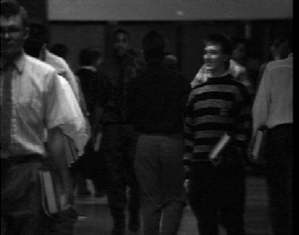
//> input picture unit_1/images/HistEqual.bmp, 299 x 235 px
$ ./detection ../unit_1/images/HistEqual.bmp   (built with g++ and OpenCV 4)
//> lines starting //> are read from the running program, lines starting //| are printed output that depends on the picture; after the words box and inside, x2 and y2 are one past the last pixel; in counts of white or black regions, pixels touching at a corner belong together
//> further down, img_color is the input picture: 235 rows x 299 cols, CV_8UC3; mean B, G, R 33.7, 33.7, 33.7
### 02_detection/wall.hpp
#ifndef WALL_H
#define WALL_H

#include <opencv2/opencv.hpp>

cv::Mat wall(cv::Mat &img, uchar color);

#endif

### 02_detection/pca.hpp
#ifndef PCA_H
#define PCA_H

#include <utility>
#include <cmath>
#include <opencv2/core/mat.hpp>

#include "moment.hpp"

std::pair<double, double> eigen(cv::Mat &img, uchar color);
std::pair<double, double> sm_ax_len(std::pair<double, double> evals);

#endif

### 02_detection/moment.hpp
#ifndef MOMENT_H
#define MOMENT_H

#include <opencv2/opencv.hpp>
#include <cmath>

double moment(cv::Mat &region, uchar color, uint8_t p, uint8_t q);
double central_moment(cv::Mat &region, uchar color, uint8_t p, uint8_t q);


#endif

### 02_detection/region.hpp
#ifndef REGION_H
#define REGION_H

#include <utility>
#include <cmath>
#include <opencv2/core/mat.hpp>

#include "moment.hpp"
#include "pca.hpp"


typedef struct {
    uchar color;
    cv::Point2i centroid;
    cv::SparseMat m;
    cv::SparseMat u;
    std::pair<double, double> eigen;
    double dir;
    double ecc;
} region;


std::vector<region> image_analysis(cv::Mat &img);
region analyze_region(cv::Mat &img, uchar color);
cv::SparseMat moments(cv::Mat &region, uchar color);
cv::SparseMat central_moments(cv::Mat &region, uchar color);
cv::SparseMat central_moments(cv::Mat &region, uchar color, cv::Point2f cen);
void print_region_info(region r);

#endif

### 02_detection/connected_components.hpp
#ifndef CONNCOM_H
#define CONNCOM_H

#include <opencv2/core/mat.hpp>
#include <cstdint>

size_t cc_floodfill(cv::Mat &input, cv::Mat &output);
size_t cc_union(cv::Mat &input, cv::Mat &output);

#endif

### 02_detection/pxfuncs/pixelfuncs.hpp
#ifndef PIXELFUNCS_H
#define PIXELFUNCS_H

#include <opencv2/core/mat.hpp>
#include <opencv2/core/types.hpp>
#include <cstdint>

/*
    performs histogram equalization on an image

    notes:
        could benefit from use of the Mat.setTo() function. Changing
        an array of pixels in parallel might be worth the overhead of
        storing a matrix of pixels with that value (pdf would be as
        big as the original image at minimum to store all the indices)
 */
void histeq(cv::Mat &img);

/*
    Floodfill
*/
void floodfill(cv::Mat &img, cv::Point2i &seed, uchar fill_color);
void floodfill(cv::Mat &img_in, cv::Mat &img_out, cv::Point2i &seed, uchar fill_color);

/*
    Thresholding
*/
unsigned char ridler_calvard(cv::Mat &img);
void simple_thresh(cv::Mat &img, unsigned char t);
void double_thresh(cv::Mat &img, cv::Mat &d_thr);

/*
    Morphological operations
*/
void erosion(cv::Mat &img, cv::Mat &img_out, bool b8);
void dilation(cv::Mat &img, cv::Mat &img_out, bool b8);

#endif

### 02_detection/pxfuncs/thresholding.cpp
#include "pixelfuncs.hpp"

#include <opencv2/opencv.hpp>

unsigned char ridler_calvard(cv::Mat &img) {
    uint32_t pdf[256] = {};
    // calculate pdf
    cv::MatConstIterator_<uchar> iter_end = img.end<uchar>();
    cv::MatIterator_<uchar> iter = img.begin<uchar>();
    for(; iter != iter_end; iter++) {
        pdf[*iter]++;
    }
//> after the loop, pdf = 256 values, max 6385 at index 8, min 0 at index 12, mean 274.5

    // prep m_0 & m_1
    uint32_t m_0[256] = {};
    uint32_t m_1[256] = {};
    m_0[0] = pdf[0];
//> m_0 = 256 values, max 1360 at index 0, min 0 at index 1, mean 5.31
    m_1[0] = 1;
    for(size_t i = 1; i < 256; i++) {
        m_0[i] = m_0[i-1] + pdf[i];
        m_1[i] = m_1[i-1] + pdf[i]*i;
    }
//> after the loop, m_0 = 256 values from 1360 to 70265; m_1 = 256 values from 1 to 2368106

    float t = 127, t_old = 0;
    float u_bg, u_fg;
    for (size_t i = 0; i < 100; i++) {
        t_old = t;
        u_bg = m_1[(size_t) t] / (float) m_0[(size_t)t];
        u_fg = (m_1[255] - m_1[(size_t)t]) / (float)(m_0[255] - m_0[(size_t)t]);
        t = (u_fg + u_bg) / 2.0;
        if (t - t_old < 0.1 && t - t_old > -0.1) {
            return t;
        }
    }
//> this loop made 10 passes
//> (t_old, u_bg, u_fg, t) on passes 2 to 10: (98.39, 27.23, 147.3, 87.27), (87.27, 25.65, 130.9, 78.3), (78.3, 23.66, 116.8, 70.24), (70.24, 21.8, 107.2, 64.5), (64.5, 20.37, 101, 60.68), (60.68, 19.29, 96.68, 57.99), (57.99, 18.72, 94.41, 56.57), (56.57, 18.35, 93.01, 55.68), (55.68, 18.35, 93.01, 55.68)
//> (u_bg, u_fg, t) on pass 1: (29.02, 167.8, 98.39)
    return t;
}

void simple_thresh(cv::Mat &img, unsigned char t) {
    cv::MatConstIterator_<uchar> iter_end = img.end<uchar>();
    cv::MatIterator_<uchar> iter = img.begin<uchar>();
    for(; iter != iter_end; iter++) {
        if (*iter <= t) {
            *iter = (unsigned char) 0;
        } else {
            *iter = (unsigned char) 255;
        }
    }
}

void double_thresh(cv::Mat &img, cv::Mat &d_thr) {
    unsigned char t = ridler_calvard(img);
//> t = 55
    #define t_range 0.7
    unsigned char t_lo = t * t_range;
//> t_lo = 38
    unsigned char t_hi = (1/t_range) * t;
//> t_hi = 78
    cv::Mat img_lo = img.clone();
    cv::Mat img_hi = img.clone();
    simple_thresh(img_lo, t_lo);
//> after the loop in simple_thresh, `for(; iter != iter_end; iter++)`:
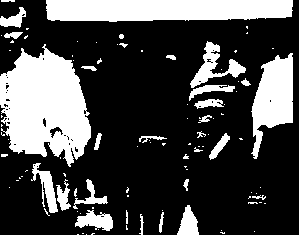
//> img: 235 rows x 299 cols, CV_8UC1; 28.1% white; 103 white regions (73 under 20 px), largest, box (x1, y1, x2, y2) and area: (0, 44, 91, 167) 7500, (46, 0, 293, 22) 4923, (251, 53, 293, 159) 2577
    simple_thresh(img_hi, t_hi);
//> call 2 of simple_thresh, with t = 78
//> after the loop in simple_thresh (call 2), `for(; iter != iter_end; iter++)`:
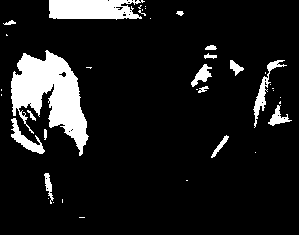
//> img: 235 rows x 299 cols, CV_8UC1; 10.8% white; 39 white regions (23 under 20 px), largest, box (x1, y1, x2, y2) and area: (11, 50, 89, 156) 4105, (49, 0, 145, 20) 1583, (253, 60, 287, 128) 422

    // floodfills
    cv::MatConstIterator_<uchar> iter_end = img_hi.end<uchar>();
    cv::MatIterator_<uchar> iter = img_hi.begin<uchar>();
    cv::Point2i q;
    for(; iter != iter_end; iter++) {
        if (*iter == 255) {
            q = iter.pos();
            floodfill(img_lo, d_thr, q, 255);
        }
    }
//> this loop made 70265 passes
//> q on passes 50 to 61: Point(49, 0), Point(50, 0), Point(51, 0), Point(52, 0), Point(53, 0), Point(54, 0), Point(55, 0), Point(56, 0), Point(57, 0), Point(58, 0), Point(59, 0), Point(60, 0)
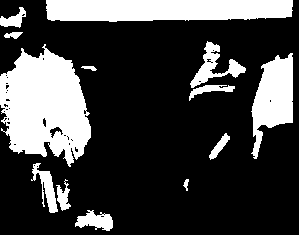
//> d_thr: 235 rows x 299 cols, CV_8UC1; 25.6% white; 13 white regions, largest, box (x1, y1, x2, y2) and area: (0, 44, 91, 167) 7500, (46, 0, 293, 22) 4923, (251, 53, 293, 159) 2577
}

### 02_detection/pxfuncs/morpho.cpp
#include "pixelfuncs.hpp"

void erosion(cv::Mat &img_in, cv::Mat &img_out, bool b8) {
//> called with b8 = true
    // consider taking the SE as an input
    cv::Point2i center(0,0), up(0,-1), down(0,1), left(-1,0), right(1,0);
    std::vector<cv::Point2i> se = {center, up, down, left, right};
    if(b8) {
        se.push_back(up + left);
        se.push_back(up + right);
        se.push_back(down + left);
        se.push_back(down + right);
    }

    cv::MatConstIterator_<uchar> iter_end = img_in.end<uchar>();
    cv::MatConstIterator_<uchar> iter = img_in.begin<uchar>();
    cv::Point2i n;
    for(; iter != iter_end; iter++) {
        img_out.at<uchar>(iter.pos()) = 255;
        for (int i = 0; i < se.size(); i++) {
            n = iter.pos() + se[i];
            if (n.x < 0 || n.y < 0) {
                    continue;
            }
            if (img_in.at<uchar>(n) != 255) {
                img_out.at<uchar>(iter.pos()) = 0;
                break;
            }
        }
    }
//> this loop made 70265 passes
//> n on passes 1 to 3: Point(0, 0), Point(1, 0), Point(2, 0)
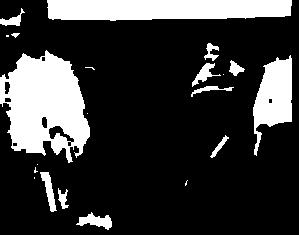
//> img_out: 235 rows x 299 cols, CV_8UC1; 21.6% white; 21 white regions (8 under 20 px), largest, box (x1, y1, x2, y2) and area: (0, 50, 90, 163) 6598, (47, 0, 292, 21) 4620, (253, 55, 292, 156) 2224
//> after the loop, n = Point(298, 234)
}

void dilation(cv::Mat &img_in, cv::Mat &img_out, bool b8) {
//> called with b8 = true
    // consider taking the SE as an input
    cv::Point2i center(0,0), up(0,-1), down(0,1), left(-1,0), right(1,0);
    std::vector<cv::Point2i> se = {center, up, down, left, right};
    if(b8) {
        se.push_back(up + left);
        se.push_back(up + right);
        se.push_back(down + left);
        se.push_back(down + right);
    }

    cv::MatConstIterator_<uchar> iter_end = img_in.end<uchar>();
    cv::MatConstIterator_<uchar> iter = img_in.begin<uchar>();
    cv::Point2i n;
    for(; iter != iter_end; iter++) {
        img_out.at<uchar>(iter.pos()) = 0;
        for (int i = 0; i < se.size(); i++) {
            n = iter.pos() + se[i];
            if (n.x < 0 || n.y < 0) {
                    continue;
            }
            if (img_in.at<uchar>(n) == 255) {
                img_out.at<uchar>(iter.pos()) = 255;
                break;
            }
        }
    }
//> this loop made 70265 passes
//> n on passes 1 to 3: Point(1, 1), Point(2, 1), Point(3, 1)
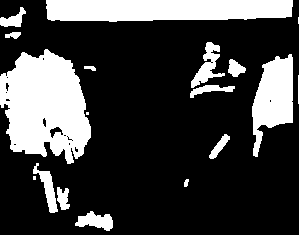
//> img_out: 235 rows x 299 cols, CV_8UC1; 25.1% white; 18 white regions (3 under 20 px), largest, box (x1, y1, x2, y2) and area: (0, 49, 91, 164) 7341, (46, 0, 293, 22) 4915, (252, 54, 293, 157) 2554
//> after the loop, n = Point(299, 235)
}

### 02_detection/pxfuncs/floodfill.cpp
#include "pixelfuncs.hpp"

// [23 lines left out: function floodfill, not called in this run]

void floodfill(cv::Mat &img_in, cv::Mat &img_out, cv::Point2i &seed, uchar fill_color) {
    std::vector<cv::Point2i> frontier;
    uchar old_color = img_in.at<uchar>(seed);
    frontier.push_back(seed);
    img_out.at<uchar>(seed) = fill_color;
    while (frontier.size() != 0) {
        cv::Point2i q = frontier.back();
        frontier.pop_back();
        for (int r = -1; r < 2; r++) {
            for (int c = -1; c < 2; c++) {
                cv::Point2i n = q + cv::Point2i(r, c);
                if (n.x < 0 || n.y < 0) {
                    continue;
                }
                if (img_in.at<uchar>(n) == old_color && img_out.at<uchar>(n) != fill_color) {
                    frontier.push_back(n);
                    img_out.at<uchar>(n) = fill_color;
                }
            }
        }
    }
}

### 02_detection/detection.cpp
#include <opencv2/core/hal/interface.h>
#include <opencv2/core/types.hpp>
#include <opencv2/imgproc.hpp>
#include <opencv2/opencv.hpp>
#include <cinttypes>
#include <cstdio>

#include "pxfuncs/pixelfuncs.hpp"
#include "connected_components.hpp"
#include "region.hpp"
#include "wall.hpp"

#define WRITE_IMGS

/*
    Fruit detection
*/
void seperation(cv::Mat &img);
void show_img(cv::Mat &img, const char *title, const char *filename);
std::set<uchar> components(cv::Mat &region);

int main(int argc, char *argv[]) {

    // handle params
	if (argc != 2) {
		fprintf(stderr, "usage: test <image>\n");
		return 1;
	}

    char *file_in = argv[1];

    // read the given image
    cv::Mat original = cv::imread(file_in, cv::IMREAD_GRAYSCALE);
    if  (original.empty()) {
        return 1;
    }
    cv::Mat img_color = cv::imread(file_in, cv::IMREAD_COLOR);

    // step 1: bg seperation
    cv::Mat gray;
    original.copyTo(gray);
    seperation(gray);
    show_img(gray, "Clean Threshold Image", "clean_thresh.bmp");

    // step 2: connected components
    char ffill;
    cv::Mat label_image;
    printf("Floodfill or Union? (f/u)\n");
    scanf("%c", &ffill);
//> the answer given: 1
    std::fflush(stdin);
    if (ffill == 'F') {ffill = 'f';}
    if (ffill == 'U') {ffill = 'u';}
    while (ffill != 'f' && ffill != 'u') {
        printf("bad input\n");
        printf("Floodfill or Union? (f/u)\n");
//> (the run ends here: the program needs input that this run does not give, at `scanf("%c", &ffill);`)
